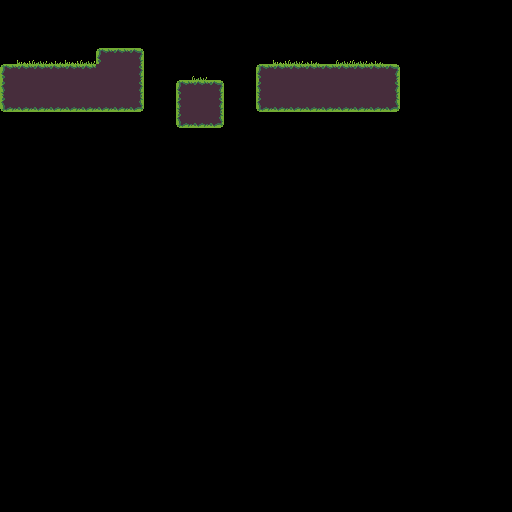

A level layout from a 2D game, rendered from its tile map. Below: a short description, then the map file with its tile-grid data intact:
An orthogonal 32x32 tile map with 16x16 px tiles, 1 tile layer (Tile Layer 1).

<map version="1.9" tiledversion="1.9.0" orientation="orthogonal" renderorder="right-down" width="32" height="32" tilewidth="16" tileheight="16" infinite="0" nextlayerid="2" nextobjectid="1">
 <tileset firstgid="1" name="tileset" tilewidth="16" tileheight="16" tilecount="42" columns="6">
  <image source="../gfx/tileset.png" width="96" height="112" />
  <tile id="0" class="collidable" />
  <tile id="1" class="collidable" />
  <tile id="2" class="collidable" />
  <tile id="6" class="collidable" />
  <tile id="7" class="decoration" />
  <tile id="8" class="collidable" />
  <tile id="12" class="collidable" />
  <tile id="13" class="collidable" />
  <tile id="14" class="collidable" />
  <tile id="18" class="decoration" />
  <tile id="19" class="decoration" />
  <tile id="20" class="decoration" />
 </tileset>
 <layer id="1" name="Tile Layer 1" width="32" height="32">
  <data encoding="csv">
0,0,0,0,0,0,0,0,0,0,0,0,0,0,0,0,0,0,0,0,0,0,0,0,0,0,0,0,0,0,0,0,
0,0,0,0,0,0,0,0,0,0,0,0,0,0,0,0,0,0,0,0,0,0,0,0,0,0,0,0,0,0,0,0,
0,0,0,0,0,0,0,0,0,0,0,0,0,0,0,0,0,0,0,0,0,0,0,0,0,0,0,0,0,0,0,0,
0,19,20,21,19,20,1,2,3,0,0,0,0,0,0,0,0,19,20,21,0,20,20,21,0,0,0,0,0,0,0,0,
1,2,2,2,2,2,8,8,9,0,0,0,20,0,0,0,1,2,2,2,2,2,2,2,3,0,0,0,0,0,0,0,
7,8,8,8,8,8,8,8,9,0,0,1,2,3,0,0,7,8,8,8,8,8,8,8,9,0,0,0,0,0,0,0,
13,14,14,14,14,14,14,14,15,0,0,7,8,9,0,0,13,14,14,14,14,14,14,14,15,0,0,0,0,0,0,0,
0,0,0,0,0,0,0,0,0,0,0,13,14,15,0,0,0,0,0,0,0,0,0,0,0,0,0,0,0,0,0,0,
0,0,0,0,0,0,0,0,0,0,0,0,0,0,0,0,0,0,0,0,0,0,0,0,0,0,0,0,0,0,0,0,
0,0,0,0,0,0,0,0,0,0,0,0,0,0,0,0,0,0,0,0,0,0,0,0,0,0,0,0,0,0,0,0,
0,0,0,0,0,0,0,0,0,0,0,0,0,0,0,0,0,0,0,0,0,0,0,0,0,0,0,0,0,0,0,0,
0,0,0,0,0,0,0,0,0,0,0,0,0,0,0,0,0,0,0,0,0,0,0,0,0,0,0,0,0,0,0,0,
0,0,0,0,0,0,0,0,0,0,0,0,0,0,0,0,0,0,0,0,0,0,0,0,0,0,0,0,0,0,0,0,
0,0,0,0,0,0,0,0,0,0,0,0,0,0,0,0,0,0,0,0,0,0,0,0,0,0,0,0,0,0,0,0,
0,0,0,0,0,0,0,0,0,0,0,0,0,0,0,0,0,0,0,0,0,0,0,0,0,0,0,0,0,0,0,0,
0,0,0,0,0,0,0,0,0,0,0,0,0,0,0,0,0,0,0,0,0,0,0,0,0,0,0,0,0,0,0,0,
0,0,0,0,0,0,0,0,0,0,0,0,0,0,0,0,0,0,0,0,0,0,0,0,0,0,0,0,0,0,0,0,
0,0,0,0,0,0,0,0,0,0,0,0,0,0,0,0,0,0,0,0,0,0,0,0,0,0,0,0,0,0,0,0,
0,0,0,0,0,0,0,0,0,0,0,0,0,0,0,0,0,0,0,0,0,0,0,0,0,0,0,0,0,0,0,0,
0,0,0,0,0,0,0,0,0,0,0,0,0,0,0,0,0,0,0,0,0,0,0,0,0,0,0,0,0,0,0,0,
0,0,0,0,0,0,0,0,0,0,0,0,0,0,0,0,0,0,0,0,0,0,0,0,0,0,0,0,0,0,0,0,
0,0,0,0,0,0,0,0,0,0,0,0,0,0,0,0,0,0,0,0,0,0,0,0,0,0,0,0,0,0,0,0,
0,0,0,0,0,0,0,0,0,0,0,0,0,0,0,0,0,0,0,0,0,0,0,0,0,0,0,0,0,0,0,0,
0,0,0,0,0,0,0,0,0,0,0,0,0,0,0,0,0,0,0,0,0,0,0,0,0,0,0,0,0,0,0,0,
0,0,0,0,0,0,0,0,0,0,0,0,0,0,0,0,0,0,0,0,0,0,0,0,0,0,0,0,0,0,0,0,
0,0,0,0,0,0,0,0,0,0,0,0,0,0,0,0,0,0,0,0,0,0,0,0,0,0,0,0,0,0,0,0,
0,0,0,0,0,0,0,0,0,0,0,0,0,0,0,0,0,0,0,0,0,0,0,0,0,0,0,0,0,0,0,0,
0,0,0,0,0,0,0,0,0,0,0,0,0,0,0,0,0,0,0,0,0,0,0,0,0,0,0,0,0,0,0,0,
0,0,0,0,0,0,0,0,0,0,0,0,0,0,0,0,0,0,0,0,0,0,0,0,0,0,0,0,0,0,0,0,
0,0,0,0,0,0,0,0,0,0,0,0,0,0,0,0,0,0,0,0,0,0,0,0,0,0,0,0,0,0,0,0,
0,0,0,0,0,0,0,0,0,0,0,0,0,0,0,0,0,0,0,0,0,0,0,0,0,0,0,0,0,0,0,0,
0,0,0,0,0,0,0,0,0,0,0,0,0,0,0,0,0,0,0,0,0,0,0,0,0,0,0,0,0,0,0,0
</data>
 </layer>
</map>